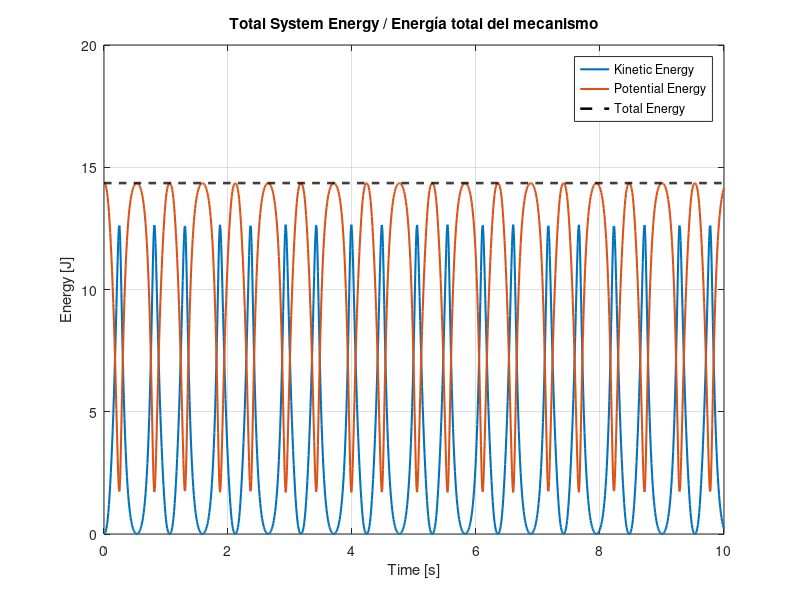
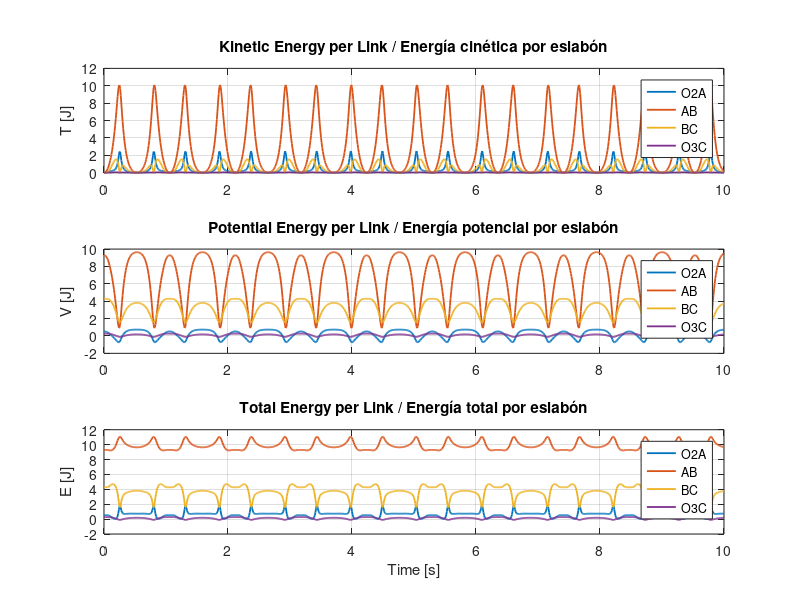
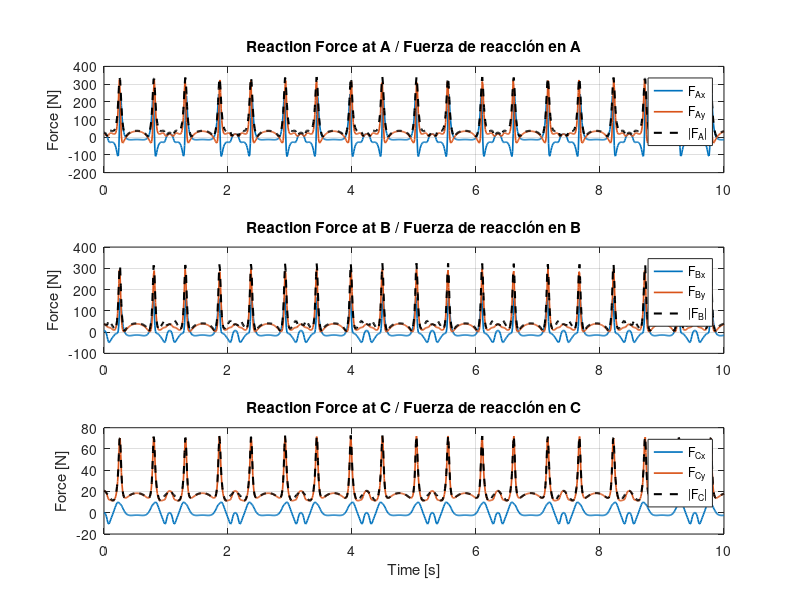
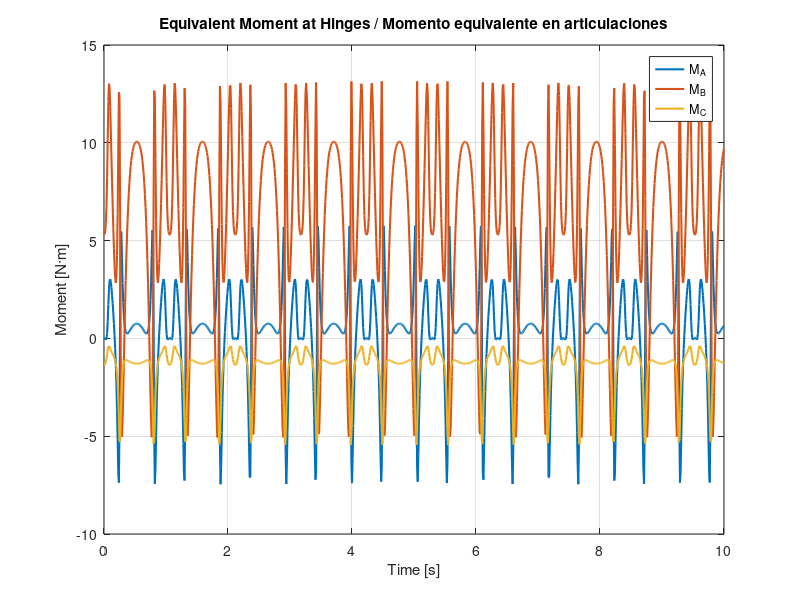

The MATLAB source for these figures, in order:
function Dynamic_Triangular_Coupler_Online
% =========================================================================
% FOUR-BAR LINKAGE WITH TRIANGULAR COUPLER
% ANÁLISIS DINÁMICO CON MATLAB ONLINE
%
% Método:
% - Multiplicadores de Lagrange
% - Integración con ode45
% - Energía cinética, potencial y total
% - Fuerzas y momentos equivalentes en A, B y C
% - Errores numéricos de posición, velocidad, aceleración y energía
%
% Simplificación dinámica:
% El triángulo ABP se considera como una barra recta AB,
% manteniendo la masa del acoplador triangular.
% =========================================================================

clc; close all;

% -------------------------------------------------------------------------
% 1. PARÁMETROS GEOMÉTRICOS [m]
% -------------------------------------------------------------------------

L_O2O3 = 0.30;     % Ground link O2O3
L_O2A  = 0.10;     % Crank O2A
L_AB   = 0.25;     % Coupler AB, simplificación del triángulo ABP
L_BC   = 0.20;     % Secondary link BC
L_O3C  = 0.08;     % Pivot link O3C

% Hipótesis geométrica para cerrar el balancín compuesto
L_O3B  = 0.25;     % Effective compound rocker length O3B

% Pivotes fijos
O2 = [0; 0];
O3 = [L_O2O3; 0];

% -------------------------------------------------------------------------
% 2. PARÁMETROS FÍSICOS
% -------------------------------------------------------------------------

m_crank   = 1.5;   % Masa manivela O2A [kg]
m_coupler = 6.0;   % Masa acoplador ABP simplificado como AB [kg]
m_BC      = 3.0;   % Masa barra secundaria BC [kg]
m_O3C     = 1.2;   % Masa barra O3C [kg]

g = 9.81;          % Gravedad [m/s^2]

% -------------------------------------------------------------------------
% 3. PARÁMETROS TEMPORALES
% -------------------------------------------------------------------------

dt = 0.01;
tfin = 10;
tspan = 0:dt:tfin;

% -------------------------------------------------------------------------
% 4. MATRIZ DE MASAS CONSISTENTE
% -------------------------------------------------------------------------

% Coordenadas:
% q = [xA; yA; xB; yB; xC; yC; alpha]

M = zeros(7,7);

M_crank   = consistentMass(m_crank);
M_coupler = consistentMass(m_coupler);
M_BC      = consistentMass(m_BC);
M_O3C     = consistentMass(m_O3C);

% Manivela O2A: O2 fijo, A móvil
M(1:2,1:2) = M(1:2,1:2) + M_crank(3:4,3:4);

% Barra AB
M(1:4,1:4) = M(1:4,1:4) + M_coupler;

% Barra BC
M(3:6,3:6) = M(3:6,3:6) + M_BC;

% Barra O3C: O3 fijo, C móvil
M(5:6,5:6) = M(5:6,5:6) + M_O3C(1:2,1:2);

% -------------------------------------------------------------------------
% 5. VECTOR DE FUERZAS EXTERNAS
% -------------------------------------------------------------------------

Q = zeros(7,1);

% Peso de la manivela aplicado en A
Q(2) = Q(2) - 0.5*m_crank*g;

% Peso del acoplador AB aplicado entre A y B
Q(2) = Q(2) - 0.5*m_coupler*g;
Q(4) = Q(4) - 0.5*m_coupler*g;

% Peso de la barra BC aplicado entre B y C
Q(4) = Q(4) - 0.5*m_BC*g;
Q(6) = Q(6) - 0.5*m_BC*g;

% Peso de la barra O3C aplicado en C
Q(6) = Q(6) - 0.5*m_O3C*g;

% -------------------------------------------------------------------------
% 6. CONDICIONES INICIALES
% -------------------------------------------------------------------------

alpha0 = deg2rad(45);

A0 = O2 + L_O2A*[cos(alpha0); sin(alpha0)];

% B inicial: intersección entre círculo de centro A y círculo de centro O3
[B1, B2] = circleIntersections(A0, L_AB, O3, L_O3B);

if B1(2) >= B2(2)
    B0 = B1;
else
    B0 = B2;
end

% C inicial: intersección entre círculo de centro O3 y círculo de centro B
[C1, C2] = circleIntersections(O3, L_O3C, B0, L_BC);

if C1(1) <= C2(1)
    C0 = C1;
else
    C0 = C2;
end

q0 = [A0; B0; C0; alpha0];

% El sistema parte desde reposo
qp0 = zeros(7,1);

% Vector de estado inicial
y0 = [q0; qp0];

% -------------------------------------------------------------------------
% 7. INTEGRACIÓN NUMÉRICA
% -------------------------------------------------------------------------

options = odeset('RelTol',1e-7,'AbsTol',1e-9);

[tout, yout] = ode45(@deriv, tspan, y0, options);

% -------------------------------------------------------------------------
% 8. POSTPROCESADO
% -------------------------------------------------------------------------

n = length(tout);

Ekin_total = zeros(n,1);
Epot_total = zeros(n,1);
Etot       = zeros(n,1);

T_links = zeros(n,4);
V_links = zeros(n,4);
E_links = zeros(n,4);

err_pos = zeros(n,1);
err_vel = zeros(n,1);
err_acc = zeros(n,1);

force_A = zeros(n,3);
force_B = zeros(n,3);
force_C = zeros(n,3);

moment_A = zeros(n,1);
moment_B = zeros(n,1);
moment_C = zeros(n,1);

A_hist = zeros(n,2);
B_hist = zeros(n,2);
C_hist = zeros(n,2);

for i = 1:n

    q  = yout(i,1:7)';
    qp = yout(i,8:14)';

    A = q(1:2);
    B = q(3:4);
    C = q(5:6);

    A_hist(i,:) = A';
    B_hist(i,:) = B';
    C_hist(i,:) = C';

    [qdd, lambda, Phi, Phiq, gamma] = solveDynamics(q, qp);

    % ---------------------------------------------------------------------
    % Energías
    % ---------------------------------------------------------------------

    [Tlink, Vlink] = energyLinks(q, qp);

    T_links(i,:) = Tlink;
    V_links(i,:) = Vlink;
    E_links(i,:) = Tlink + Vlink;

    Ekin_total(i) = sum(Tlink);
    Epot_total(i) = sum(Vlink);
    Etot(i)       = Ekin_total(i) + Epot_total(i);

    % ---------------------------------------------------------------------
    % Errores numéricos
    % ---------------------------------------------------------------------

    err_pos(i) = norm(Phi);
    err_vel(i) = norm(Phiq*qp);
    err_acc(i) = norm(Phiq*qdd + gamma);

    % ---------------------------------------------------------------------
    % Fuerzas de restricción
    % ---------------------------------------------------------------------
    % En el sistema:
    % M*qdd + Phi_q'*lambda = Q
    % Por tanto, la fuerza de restricción sobre las coordenadas es:
    % R = -Phi_q'*lambda

    Rgen = -Phiq'*lambda;

    FA = Rgen(1:2);
    FB = Rgen(3:4);
    FC = Rgen(5:6);

    force_A(i,:) = [FA(1), FA(2), norm(FA)];
    force_B(i,:) = [FB(1), FB(2), norm(FB)];
    force_C(i,:) = [FC(1), FC(2), norm(FC)];

    % Momentos equivalentes producidos por las fuerzas de reacción.
    % En una articulación ideal de revolución no existe momento resistente puro.
    % Aquí se representa el momento equivalente de la fuerza respecto a una referencia.

    moment_A(i) = cross2D(A - O2, FA);
    moment_B(i) = cross2D(B - A,  FB);
    moment_C(i) = cross2D(C - O3, FC);

end

energy_error = abs(Etot - Etot(1));

% -------------------------------------------------------------------------
% 9. GRÁFICAS DE ENERGÍA TOTAL
% -------------------------------------------------------------------------

figure('Color','w','Units','normalized','Position',[0.1 0.1 0.75 0.65]);

plot(tout, Ekin_total, 'LineWidth', 1.5); hold on;
plot(tout, Epot_total, 'LineWidth', 1.5);
plot(tout, Etot, 'k--', 'LineWidth', 1.8);

grid on;
title('Total System Energy / Energía total del mecanismo');
xlabel('Time [s]');
ylabel('Energy [J]');
legend('Kinetic Energy','Potential Energy','Total Energy','Location','best');

% -------------------------------------------------------------------------
% 10. ENERGÍA POR ESLABÓN
% -------------------------------------------------------------------------

figure('Color','w','Units','normalized','Position',[0.1 0.1 0.8 0.75]);

subplot(3,1,1);
plot(tout, T_links(:,1), 'LineWidth', 1.3); hold on;
plot(tout, T_links(:,2), 'LineWidth', 1.3);
plot(tout, T_links(:,3), 'LineWidth', 1.3);
plot(tout, T_links(:,4), 'LineWidth', 1.3);
grid on;
title('Kinetic Energy per Link / Energía cinética por eslabón');
ylabel('T [J]');
legend('O2A','AB','BC','O3C','Location','best');

subplot(3,1,2);
plot(tout, V_links(:,1), 'LineWidth', 1.3); hold on;
plot(tout, V_links(:,2), 'LineWidth', 1.3);
plot(tout, V_links(:,3), 'LineWidth', 1.3);
plot(tout, V_links(:,4), 'LineWidth', 1.3);
grid on;
title('Potential Energy per Link / Energía potencial por eslabón');
ylabel('V [J]');
legend('O2A','AB','BC','O3C','Location','best');

subplot(3,1,3);
plot(tout, E_links(:,1), 'LineWidth', 1.3); hold on;
plot(tout, E_links(:,2), 'LineWidth', 1.3);
plot(tout, E_links(:,3), 'LineWidth', 1.3);
plot(tout, E_links(:,4), 'LineWidth', 1.3);
grid on;
title('Total Energy per Link / Energía total por eslabón');
xlabel('Time [s]');
ylabel('E [J]');
legend('O2A','AB','BC','O3C','Location','best');

% -------------------------------------------------------------------------
% 11. FUERZAS EN LAS ARTICULACIONES A, B Y C
% -------------------------------------------------------------------------

figure('Color','w','Units','normalized','Position',[0.1 0.1 0.8 0.75]);

subplot(3,1,1);
plot(tout, force_A(:,1), 'LineWidth', 1.2); hold on;
plot(tout, force_A(:,2), 'LineWidth', 1.2);
plot(tout, force_A(:,3), 'k--', 'LineWidth', 1.5);
grid on;
title('Reaction Force at A / Fuerza de reacción en A');
ylabel('Force [N]');
legend('F_A_x','F_A_y','|F_A|','Location','best');

subplot(3,1,2);
plot(tout, force_B(:,1), 'LineWidth', 1.2); hold on;
plot(tout, force_B(:,2), 'LineWidth', 1.2);
plot(tout, force_B(:,3), 'k--', 'LineWidth', 1.5);
grid on;
title('Reaction Force at B / Fuerza de reacción en B');
ylabel('Force [N]');
legend('F_B_x','F_B_y','|F_B|','Location','best');

subplot(3,1,3);
plot(tout, force_C(:,1), 'LineWidth', 1.2); hold on;
plot(tout, force_C(:,2), 'LineWidth', 1.2);
plot(tout, force_C(:,3), 'k--', 'LineWidth', 1.5);
grid on;
title('Reaction Force at C / Fuerza de reacción en C');
xlabel('Time [s]');
ylabel('Force [N]');
legend('F_C_x','F_C_y','|F_C|','Location','best');

% -------------------------------------------------------------------------
% 12. MOMENTOS EQUIVALENTES EN A, B Y C
% -------------------------------------------------------------------------

figure('Color','w','Units','normalized','Position',[0.15 0.15 0.75 0.6]);

plot(tout, moment_A, 'LineWidth', 1.5); hold on;
plot(tout, moment_B, 'LineWidth', 1.5);
plot(tout, moment_C, 'LineWidth', 1.5);

grid on;
title('Equivalent Moment at Hinges / Momento equivalente en articulaciones');
xlabel('Time [s]');
ylabel('Moment [N·m]');
legend('M_A','M_B','M_C','Location','best');

% -------------------------------------------------------------------------
% 13. ERRORES NUMÉRICOS
% -------------------------------------------------------------------------

figure('Color','w','Units','normalized','Position',[0.1 0.1 0.75 0.75]);

subplot(4,1,1);
plot(tout, energy_error, 'LineWidth', 1.5);
grid on;
title('Total Energy Error / Error de energía total');
ylabel('|E - E_0| [J]');

subplot(4,1,2);
plot(tout, err_pos, 'LineWidth', 1.5);
grid on;
title('Position Constraint Error / Error de posición');
ylabel('norm(\Phi)');

subplot(4,1,3);
plot(tout, err_vel, 'LineWidth', 1.5);
grid on;
title('Velocity Constraint Error / Error de velocidad');
ylabel('norm(\Phi_q qdot)');

subplot(4,1,4);
plot(tout, err_acc, 'LineWidth', 1.5);
grid on;
title('Acceleration Constraint Error / Error de aceleración');
ylabel('norm(error)');
xlabel('Time [s]');

% -------------------------------------------------------------------------
% 14. ANIMACIÓN DINÁMICA DEL MECANISMO
% -------------------------------------------------------------------------

figure('Color','w','Units','normalized','Position',[0.15 0.1 0.7 0.75]);

skip = 20;

for i = 1:skip:n

    A = A_hist(i,:)';
    B = B_hist(i,:)';
    C = C_hist(i,:)';

    clf;

    % Ground
    plot([O2(1) O3(1)], [O2(2) O3(2)], 'k--', 'LineWidth', 1.5);
    hold on;

    % Crank O2A
    plot([O2(1) A(1)], [O2(2) A(2)], '-or', ...
        'LineWidth', 3, 'MarkerFaceColor','r');

    % Coupler AB
    plot([A(1) B(1)], [A(2) B(2)], '-ob', ...
        'LineWidth', 3, 'MarkerFaceColor','b');

    % Secondary link BC
    plot([B(1) C(1)], [B(2) C(2)], '-og', ...
        'LineWidth', 3, 'MarkerFaceColor','g');

    % Pivot link CO3
    plot([C(1) O3(1)], [C(2) O3(2)], '-om', ...
        'LineWidth', 3, 'MarkerFaceColor','m');

    % Effective closing link O3B
    plot([O3(1) B(1)], [O3(2) B(2)], ':k', 'LineWidth', 1.2);

    % Labels
    text(O2(1)-0.015, O2(2)-0.015, 'O_2');
    text(O3(1)+0.005, O3(2)-0.015, 'O_3');
    text(A(1)+0.005, A(2)+0.005, 'A');
    text(B(1)+0.005, B(2)+0.005, 'B');
    text(C(1)+0.005, C(2)+0.005, 'C');

    axis equal;
    grid on;
    xlim([-0.15 0.50]);
    ylim([-0.25 0.35]);
    xlabel('x [m]');
    ylabel('y [m]');
    title(['Dynamic Motion | t = ', num2str(tout(i),'%.2f'), ' s']);

    drawnow;

end

disp('Dynamic simulation finished successfully.');

% =========================================================================
% FUNCIONES INTERNAS
% =========================================================================

    function yp = deriv(~, y)

        q  = y(1:7);
        qp = y(8:14);

        [qdd, ~, ~, ~, ~] = solveDynamics(q, qp);

        yp = [qp; qdd];

    end

% -------------------------------------------------------------------------

    function [qdd, lambda, Phi, Phiq, gamma] = solveDynamics(q, qp)

        [Phi, Phiq, gamma] = constraintData(q, qp);

        A_mat = [M, Phiq'; 
                 Phiq, zeros(6,6)];

        b_vec = [Q; -gamma];

        sol = A_mat \ b_vec;

        qdd = sol(1:7);
        lambda = sol(8:end);

    end

% -------------------------------------------------------------------------

    function [Phi, Phiq, gamma] = constraintData(q, qp)

        A = q(1:2);
        B = q(3:4);
        C = q(5:6);
        alpha = q(7);

        Ap = qp(1:2);
        Bp = qp(3:4);
        Cp = qp(5:6);
        alphap = qp(7);

        Phi = zeros(6,1);

        % Restricciones geométricas
        Phi(1) = (A-O2)'*(A-O2) - L_O2A^2;
        Phi(2) = (B-A)'*(B-A) - L_AB^2;
        Phi(3) = (B-O3)'*(B-O3) - L_O3B^2;
        Phi(4) = (C-B)'*(C-B) - L_BC^2;
        Phi(5) = (C-O3)'*(C-O3) - L_O3C^2;

        % Restricción de conducción con alpha
        % Se cambia la ecuación para evitar problemas numéricos cerca de 90°
        if abs(tan(alpha)) < 1
            Phi(6) = A(2) - O2(2) - L_O2A*sin(alpha);
        else
            Phi(6) = A(1) - O2(1) - L_O2A*cos(alpha);
        end

        % Jacobiana
        Phiq = zeros(6,7);

        % Phi 1: O2A
        Phiq(1,1:2) = 2*(A-O2)';

        % Phi 2: AB
        Phiq(2,1:2) = -2*(B-A)';
        Phiq(2,3:4) =  2*(B-A)';

        % Phi 3: O3B
        Phiq(3,3:4) = 2*(B-O3)';

        % Phi 4: BC
        Phiq(4,3:4) = -2*(C-B)';
        Phiq(4,5:6) =  2*(C-B)';

        % Phi 5: O3C
        Phiq(5,5:6) = 2*(C-O3)';

        % Phi 6: driving constraint
        if abs(tan(alpha)) < 1
            Phiq(6,2) = 1;
            Phiq(6,7) = -L_O2A*cos(alpha);
        else
            Phiq(6,1) = 1;
            Phiq(6,7) = L_O2A*sin(alpha);
        end

        % Término gamma
        gamma = zeros(6,1);

        gamma(1) = 2*(Ap'*Ap);
        gamma(2) = 2*((Bp-Ap)'*(Bp-Ap));
        gamma(3) = 2*(Bp'*Bp);
        gamma(4) = 2*((Cp-Bp)'*(Cp-Bp));
        gamma(5) = 2*(Cp'*Cp);

        if abs(tan(alpha)) < 1
            gamma(6) = L_O2A*(alphap^2)*sin(alpha);
        else
            gamma(6) = L_O2A*(alphap^2)*cos(alpha);
        end

    end

% -------------------------------------------------------------------------

    function M_e = consistentMass(m)

        M_e = m * [1/3 0   1/6 0;
                   0   1/3 0   1/6;
                   1/6 0   1/3 0;
                   0   1/6 0   1/3];

    end

% -------------------------------------------------------------------------

    function [Tlink, Vlink] = energyLinks(q, qp)

        A = q(1:2);
        B = q(3:4);
        C = q(5:6);

        Ap = qp(1:2);
        Bp = qp(3:4);
        Cp = qp(5:6);

        v0 = [0; 0];

        % Energía cinética por eslabón
        T_crank   = 0.5 * [v0; Ap]' * M_crank   * [v0; Ap];
        T_coupler = 0.5 * [Ap; Bp]' * M_coupler * [Ap; Bp];
        T_BC      = 0.5 * [Bp; Cp]' * M_BC      * [Bp; Cp];
        T_O3C     = 0.5 * [Cp; v0]' * M_O3C     * [Cp; v0];

        % Centros de gravedad
        G_crank   = 0.5*(O2 + A);
        G_coupler = 0.5*(A + B);
        G_BC      = 0.5*(B + C);
        G_O3C     = 0.5*(O3 + C);

        % Energía potencial por eslabón
        V_crank   = m_crank   * g * G_crank(2);
        V_coupler = m_coupler * g * G_coupler(2);
        V_BC      = m_BC      * g * G_BC(2);
        V_O3C     = m_O3C     * g * G_O3C(2);

        Tlink = [T_crank, T_coupler, T_BC, T_O3C];
        Vlink = [V_crank, V_coupler, V_BC, V_O3C];

    end

% -------------------------------------------------------------------------

    function [P1, P2] = circleIntersections(C0, r0, C1, r1)

        d = norm(C1 - C0);

        if d > r0 + r1
            error('No intersection: circles are too far apart.');
        elseif d < abs(r0 - r1)
            error('No intersection: one circle is inside the other.');
        elseif d == 0
            error('Infinite intersections: same circle center.');
        end

        a = (r0^2 - r1^2 + d^2)/(2*d);
        h = sqrt(max(r0^2 - a^2, 0));

        ex = (C1 - C0)/d;
        ey = [-ex(2); ex(1)];

        Pmid = C0 + a*ex;

        P1 = Pmid + h*ey;
        P2 = Pmid - h*ey;

    end

% -------------------------------------------------------------------------

    function mz = cross2D(r, f)

        mz = r(1)*f(2) - r(2)*f(1);

    end

end
